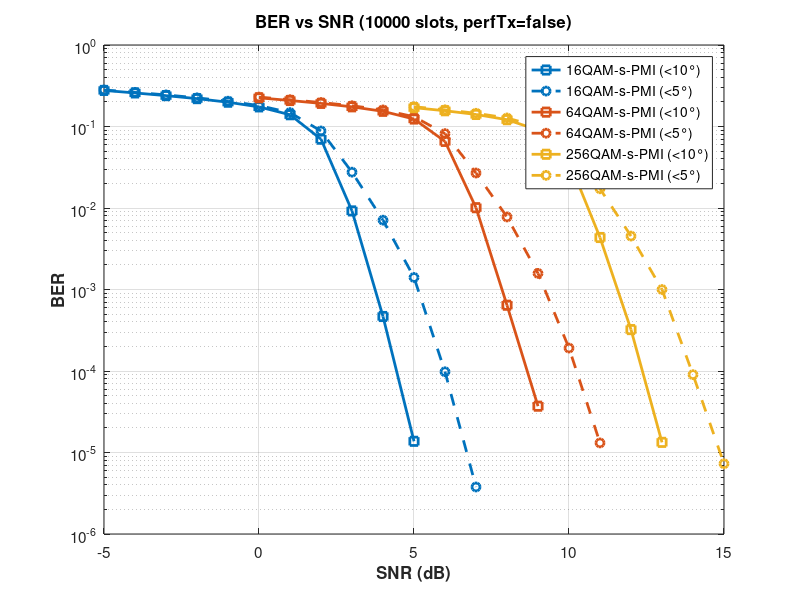

The MATLAB script that drew this image:
% 16QAM-s-PMI (<10 degrees)
SNRdB_16QAM_sPMI10 = [-5; -4; -3; -2; -1; 0; 1; 2; 3; 4; 5; 6; 7; 8; 9; 10];
BER_16QAM_sPMI10 = [2.7706e-01; 2.5817e-01; 2.3917e-01; 2.1977e-01; 1.9863e-01; ...
    1.7408e-01; 1.3944e-01; 6.9870e-02; 9.2080e-03; 4.6648e-04; 1.3725e-05; ...
    0.0000e+00; 0.0000e+00; 0.0000e+00; 0.0000e+00; 0.0000e+00];
AvgBitErr_16QAM_sPMI10 = [6669.41; 6214.56; 5757.39; 5290.22; 4781.47; ...
    4190.38; 3356.48; 1681.91; 221.66; 11.23; 0.33; ...
    0.00; 0.00; 0.00; 0.00; 0.00];
PktErr_16QAM_sPMI10 = [10000; 10000; 10000; 10000; 10000; ...
    10000; 10000; 9847; 5639; 460; 29; ...
    1; 0; 0; 0; 0];

% 16QAM-s-PMI (<5 degrees)
SNRdB_16QAM_sPMI5 = [-5; -4; -3; -2; -1; 0; 1; 2; 3; 4; 5; 6; 7; 8; 9; 10; 11; 12; 13; 14; 15];
BER_16QAM_sPMI5 = [2.8089e-01; 2.6257e-01; 2.4419e-01; 2.2481e-01; 2.0437e-01; ...
    1.8068e-01; 1.4817e-01; 8.8094e-02; 2.7524e-02; 7.0900e-03; 1.4055e-03; ...
    9.7865e-05; 3.7762e-06; 0.0000e+00; 0.0000e+00; 0.0000e+00; 0.0000e+00; ...
    0.0000e+00; 0.0000e+00; 0.0000e+00; 0.0000e+00];
AvgBitErr_16QAM_sPMI5 = [6761.61; 6320.63; 5878.08; 5411.52; 4919.62; ...
    4349.40; 3566.86; 2120.60; 662.56; 170.67; 33.83; ...
    2.36; 0.09; 0.00; 0.00; 0.00; 0.00; ...
    0.00; 0.00; 0.00; 0.00];
PktErr_16QAM_sPMI5 = [10000; 10000; 10000; 10000; 10000; ...
    10000; 10000; 9893; 6674; 1895; 556; ...
    81; 8; 0; 0; 0; 0; ...
    0; 0; 0; 0];

% 64QAM-s-PMI (<10 degrees)
SNRdB_64QAM_sPMI10 = [0; 1; 2; 3; 4; 5; 6; 7; 8; 9; 10; 11; 12; 13; 14; 15];
BER_64QAM_sPMI10 = [2.2480e-01; 2.0849e-01; 1.9213e-01; 1.7435e-01; 1.5356e-01; ...
    1.2352e-01; 6.5643e-02; 1.0088e-02; 6.4134e-04; 3.7006e-05; 0.0000e+00; ...
    0.0000e+00; 0.0000e+00; 0.0000e+00; 0.0000e+00; 0.0000e+00];
AvgBitErr_64QAM_sPMI10 = [8060.58; 7475.57; 6889.00; 6251.36; 5506.07; ...
    4428.93; 2353.71; 361.73; 23.00; 1.33; 0.00; ...
    0.00; 0.00; 0.00; 0.00; 0.00];
PktErr_64QAM_sPMI10 = [10000; 10000; 10000; 10000; 10000; ...
    10000; 9921; 6766; 717; 47; 0; ...
    0; 0; 0; 0; 0];

% 64QAM-s-PMI (<5 degrees)
SNRdB_64QAM_sPMI5 = [0; 1; 2; 3; 4; 5; 6; 7; 8; 9; 10; 11; 12; 13; 14; 15; 16; 17; 18; 19; 20];
BER_64QAM_sPMI5 = [2.2948e-01; 2.1324e-01; 1.9693e-01; 1.7988e-01; 1.5968e-01; ...
    1.3182e-01; 8.1831e-02; 2.6877e-02; 7.7686e-03; 1.5768e-03; 1.9128e-04; ...
    1.3111e-05; 0.0000e+00; 0.0000e+00; 0.0000e+00; 0.0000e+00; 0.0000e+00; ...
    0.0000e+00; 0.0000e+00; 0.0000e+00; 0.0000e+00];
AvgBitErr_64QAM_sPMI5 = [8228.26; 7645.91; 7061.20; 6449.84; 5725.50; ...
    4726.38; 2934.13; 963.71; 278.55; 56.54; 6.86; ...
    0.47; 0.00; 0.00; 0.00; 0.00; 0.00; ...
    0.00; 0.00; 0.00; 0.00];
PktErr_64QAM_sPMI5 = [10000; 10000; 10000; 10000; 10000; ...
    10000; 9941; 7526; 2329; 688; 170; ...
    18; 0; 0; 0; 0; 0; ...
    0; 0; 0; 0];

% 256QAM-s-PMI (<10 degrees)
SNRdB_256QAM_sPMI10 = [5; 6; 7; 8; 9; 10; 11; 12; 13; 14; 15; 16; 17; 18; 19; 20];
BER_256QAM_sPMI10 = [1.7028e-01; 1.5604e-01; 1.4051e-01; 1.2124e-01; 9.0442e-02; ...
    3.7701e-02; 4.3459e-03; 3.2216e-04; 1.3320e-05; 0.0000e+00; 0.0000e+00; ...
    0.0000e+00; 0.0000e+00; 0.0000e+00; 0.0000e+00; 0.0000e+00];
AvgBitErr_256QAM_sPMI10 = [8201.82; 7516.27; 6767.95; 5839.90; 4356.41; ...
    1815.99; 209.33; 15.52; 0.64; 0.00; 0.00; ...
    0.00; 0.00; 0.00; 0.00; 0.00];
PktErr_256QAM_sPMI10 = [10000; 10000; 10000; 10000; 10000; ...
    9845; 5730; 578; 44; 0; 0; ...
    0; 0; 0; 0; 0];

% 256QAM-s-PMI (<5 degrees)
SNRdB_256QAM_sPMI5 = [5; 6; 7; 8; 9; 10; 11; 12; 13; 14; 15; 16; 17; 18; 19; 20; 21; 22; 23; 24; 25];
BER_256QAM_sPMI5 = [1.7499e-01; 1.6034e-01; 1.4532e-01; 1.2729e-01; 9.9616e-02; ...
    5.2746e-02; 1.7204e-02; 4.5259e-03; 9.9978e-04; 9.0211e-05; 7.2745e-06; ...
    4.9826e-08; 0.0000e+00; 0.0000e+00; 0.0000e+00; 0.0000e+00; 0.0000e+00; ...
    0.0000e+00; 0.0000e+00; 0.0000e+00; 0.0000e+00];
AvgBitErr_256QAM_sPMI5 = [8428.93; 7723.49; 6999.58; 6131.22; 4798.29; ...
    2540.65; 828.68; 218.00; 48.16; 4.35; 0.35; ...
    0.00; 0.00; 0.00; 0.00; 0.00; 0.00; ...
    0.00; 0.00; 0.00; 0.00];
PktErr_256QAM_sPMI5 = [10000; 10000; 10000; 10000; 10000; ...
    9863; 6833; 2025; 676; 138; 21; ...
    1; 0; 0; 0; 0; 0; ...
    0; 0; 0; 0];

% Store in cell arrays
SNRdB_all = {SNRdB_16QAM_sPMI10, SNRdB_16QAM_sPMI5, ...
             SNRdB_64QAM_sPMI10, SNRdB_64QAM_sPMI5, ...
             SNRdB_256QAM_sPMI10, SNRdB_256QAM_sPMI5};
avgBER_all = {BER_16QAM_sPMI10, BER_16QAM_sPMI5, ...
              BER_64QAM_sPMI10, BER_64QAM_sPMI5, ...
              BER_256QAM_sPMI10, BER_256QAM_sPMI5};
avgBitErr_all = {AvgBitErr_16QAM_sPMI10, AvgBitErr_16QAM_sPMI5, ...
                 AvgBitErr_64QAM_sPMI10, AvgBitErr_64QAM_sPMI5, ...
                 AvgBitErr_256QAM_sPMI10, AvgBitErr_256QAM_sPMI5};
pktErr_all = {PktErr_16QAM_sPMI10, PktErr_16QAM_sPMI5, ...
              PktErr_64QAM_sPMI10, PktErr_64QAM_sPMI5, ...
              PktErr_256QAM_sPMI10, PktErr_256QAM_sPMI5};

% Configuration
ModOrderList = [16, 64, 256];
angleThresholds = {'<10°', '<5°'};
combinationLabels = {'16QAM-s-PMI (<10°)', '16QAM-s-PMI (<5°)', ...
                     '64QAM-s-PMI (<10°)', '64QAM-s-PMI (<5°)', ...
                     '256QAM-s-PMI (<10°)', '256QAM-s-PMI (<5°)'};
numIter = 10000;
noSlotsSim = 1;

% Plotting
figure;
numCombinations = length(ModOrderList) * length(angleThresholds);
modColors = lines(length(ModOrderList));
lineStyles = {'-', '--'};
markers = {'s', 'o'};
for combIdx = 1:numCombinations
    % Skip if data is empty (256QAM-sPMI5)
    if isempty(SNRdB_all{combIdx})
        continue;
    end
    
    modIdx = ceil(combIdx / length(angleThresholds));
    angleIdx = mod(combIdx - 1, length(angleThresholds)) + 1;
    semilogy(SNRdB_all{combIdx}, avgBER_all{combIdx}, ... 
        'LineWidth', 2, ...
        'LineStyle', lineStyles{angleIdx}, ...
        'Marker', markers{angleIdx}, ...
        'MarkerSize', 6, ...
        'Color', modColors(modIdx, :), ...
        'DisplayName', combinationLabels{combIdx});
    hold on;
end
grid on;
hold off;
xlabel('SNR (dB)', 'FontSize', 12, 'FontWeight', 'bold');
ylabel('BER', 'FontSize', 12, 'FontWeight', 'bold');
title(sprintf('BER vs SNR (%d slots, perfTx=false)', numIter), ...
    'FontSize', 14, 'FontWeight', 'bold');
legend('Location', 'best', 'FontSize', 10);
set(gca, 'FontSize', 11);
xlim([-5 15]);
ylim([1e-6 1e0]);
xlim([-5 15]);
